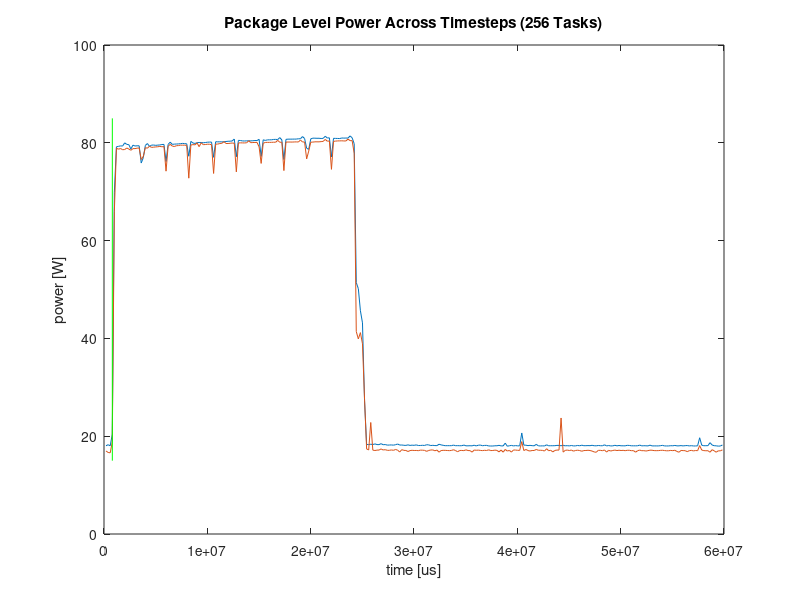

Write MATLAB code to recreate this figure. (Note: this script raises an error after producing the figure.)
function [] = plot_power()
    M = load('infile3.txt');
    p1 = M(1:2:end,:);  % package-1
    p2 = M(2:2:end,:);  % package-0
    a1 = p1;
    a2 = p2;
    size1 = size(a1,1);
    size2 = size(a2,1);
    for i=size1:-1:2
        a1(i,2) = 1000000*( a1(i,2)-a1(i-1,2) ) / (a1(i,1)-a1(i-1,1));
    end
    for i=size2:-1:2
        a2(i,2) = 1000000*( a2(i,2)-a2(i-1,2) ) / (a2(i,1)-a2(i-1,1));
    end
    for i=size1:-1:1
        a1(i,1) = a1(i,1) - a1(1,1);
    end
    for i=size2:-1:1
        a2(i,1) = a2(i,1) - a2(1,1);
    end
    figure();
    plot(a1(2:end,1), a1(2:end,2)),xlabel('time [us]'),ylabel('power [W]'),title('Package Level Power Across Timesteps (256 Tasks)');
    hold on;
    plot(a2(2:end,1), a2(2:end,2));
    
    ystart = 15*[1 1 1 1 1 1 1 1 1 1];
    yend = 85*[1 1 1 1 1 1 1 1 1 1 1];
    % g1
    %xstep = [1521527557478041 1521527561267343 1521527564638005 1521527567956941 1521527571205190 1521527574429756]-p1(1,1);
    % g2
    %xstep = [1521529313434463 1521529319321023 1521529324186374 1521529329055239 1521529333839611 1521529338716101]-p1(1,1);
    % ignore, this was for index tasks. looks just like next one.
    %xstep = [1521572316429958 1521572322264759 1521572328049806 1521572333841542 1521572339724145 1521572345502905 1521572351277012 1521572357067426 1521572362853592 1521572368631038] - p1(1,1);
    % g3
    xstep = [1521781221861221 1521781224662742 1521781226944470 1521781229218832 1521781231506043 1521781233802650 1521781236088959 1521781238380745 1521781240673434 1521781242972711] - p1(1,1);
    
    for idx = 1:numel(xstep)
        plot([xstep(idx) xstep(idx)], [ystart(idx) yend(idx)], 'g'),legend('Location','southeast','package-1','package-0','timestep');
    end
    hold off;
end